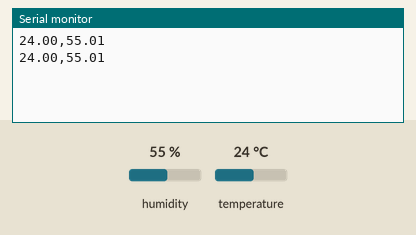
This sketch was run on a simulated Arduino Uno, built with avr-gcc and run on an emulated ATmega328P. Parts: the last lines printed to the serial monitor. Wiring (inferred from the names in the program): HTU21/Si7021 sensor at I2C address 0x40. Inputs (shaded band) come from the test bench; at power-on: humidity 55 %, temperature 24 °C.

Above: at 1.8 s.
1.9 s: humidity set to 22 %
At 2.8 s:
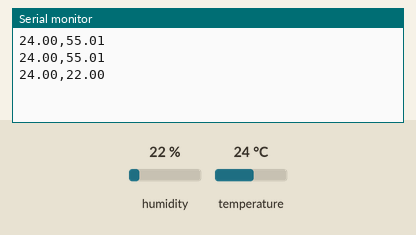
3.4 s: temperature set to 12 °C
At 4.6 s:
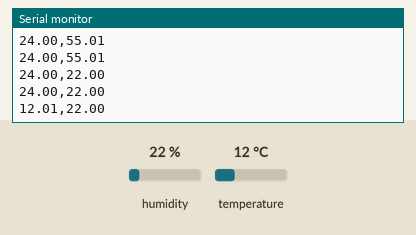
4.9 s: humidity set to 40 %
At 5.4 s:
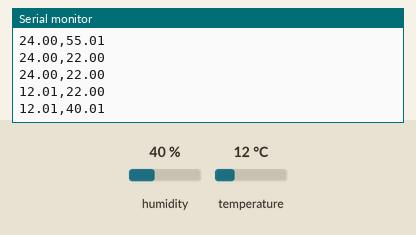
Timing chart, 0 to 7.9 s (numbered marks = the images above; inputs shaded):
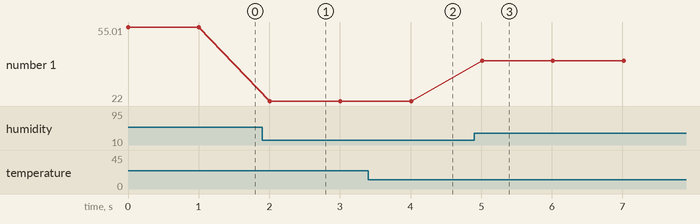

Measured:
- after the input at 1.9 s, the serial monitor: prints a new line after 0.11 s (image 1)
- after the input at 3.4 s, the serial monitor: prints a new line after 0.61 s (image 2)
- after the input at 4.9 s, the serial monitor: prints a new line after 0.11 s (image 3)
- plotted number 1: 55.01 → 22 after the input at 1.9 s, 22 → 40.01 after the input at 4.9 s

The sketch:

hum_sensor_test.ino
```cpp
/***************************************************
  This is an example for the HTU21D-F Humidity & Temp Sensor

  Designed specifically to work with the HTU21D-F sensor from Adafruit
  ----> https://www.adafruit.com/products/1899

  These displays use I2C to communicate, 2 pins are required to
  interface
 ****************************************************/

#include <Wire.h>

// Connect Vin to 3-5VDC
// Connect GND to ground
// Connect SCL to I2C clock pin (A5 on UNO)
// Connect SDA to I2C data pin (A4 on UNO)

void setup() {
  Wire.begin();
  Serial.begin(115200);
  //Serial.println("Temperature,Humidity");
}


void loop() {
  Wire.beginTransmission(0x40);
  Wire.write(0xE3);
  Wire.endTransmission();
  Wire.requestFrom(0x40, 2);
  byte upper = Wire.read();
  byte lower = Wire.read();
  float temp = ((upper << 8) | lower) * 175.72 / 65535 - 46.85;

  Wire.beginTransmission(0x40);
  Wire.write(0xE5);
  Wire.endTransmission();
  Wire.requestFrom(0x40, 2);

  uint16_t a;

  upper = Wire.read();
  lower = Wire.read();
  float hum = ((uint16_t)(upper << 8) | lower) * 125.0 / 65536 - 6;

  Serial.print(temp); Serial.write(','); Serial.println(hum);

  delay(1000);
}
```
